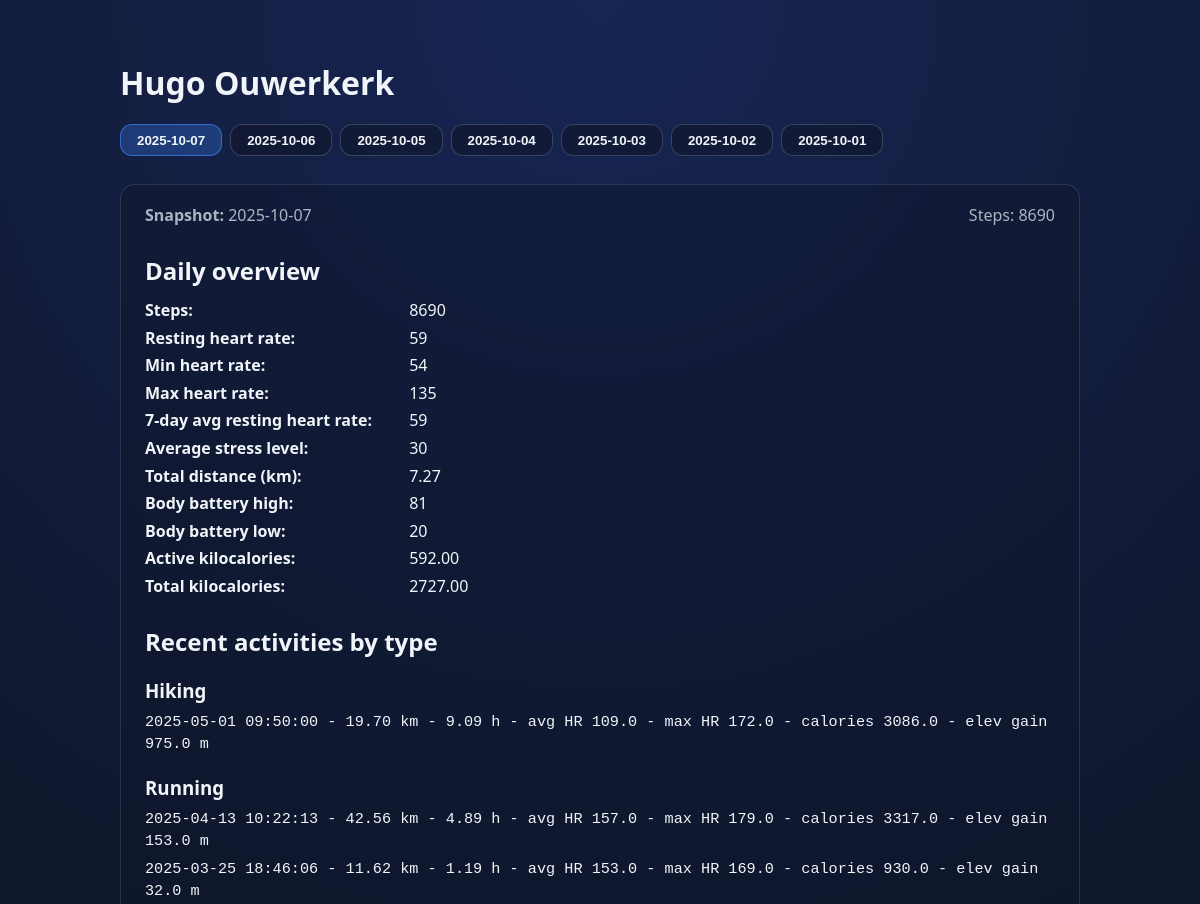
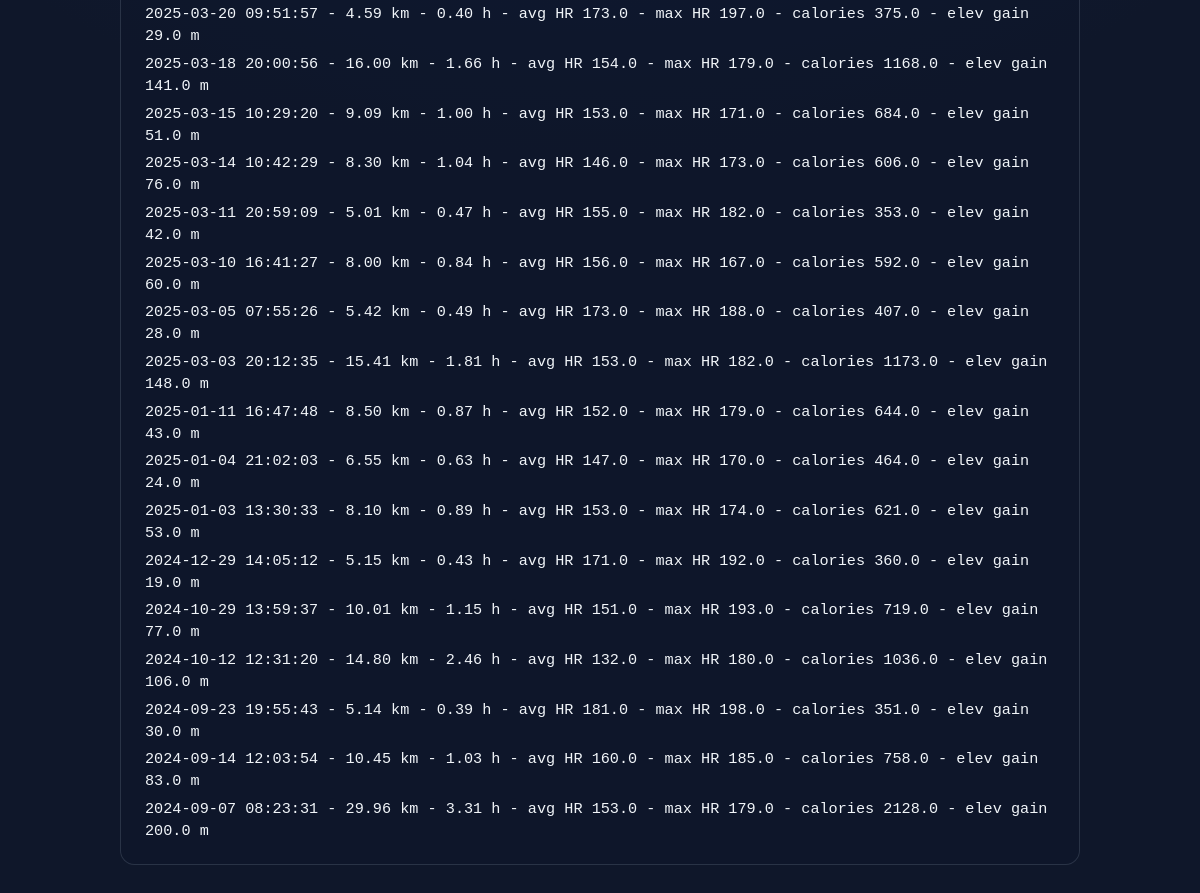
The page / on the database its author committed (2 pictures, top to bottom).
### tables this page shows
CREATE TABLE daily_snapshots (
                id INTEGER PRIMARY KEY AUTOINCREMENT,
                snapshot_date TEXT NOT NULL,
                payload JSON NOT NULL,
                created_at TIMESTAMP DEFAULT CURRENT_TIMESTAMP
            );

### app.py (the view, shortened to what this page needs)
    @app.get("/")
    def index() -> str:
        rows = fetch_snapshots()
        snapshots = []
        for row in rows:
            try:
                payload = json.loads(row["payload"])
            except (TypeError, json.JSONDecodeError):
                continue
            snapshots.append(
                {
                    "snapshot_date": row["snapshot_date"],
                    "full_name": payload.get("full_name", "Activetrack"),
                    "daily_metrics": payload.get("daily_metrics", []),
                    "activity_groups": payload.get("activity_groups", {}),
                }
            )
        if snapshots:
            latest = snapshots[0]
            return render_template(
                "index.html",
                full_name=latest["full_name"],
                daily_metrics=latest["daily_metrics"],
                activity_groups=latest["activity_groups"],
                error_message=None,
                snapshots=snapshots,
            )

### activetrack/db.py (called while the page is built)
def get_connection() -> sqlite3.Connection:
    DB_PATH.parent.mkdir(parents=True, exist_ok=True)
    connection = sqlite3.connect(DB_PATH)
    connection.row_factory = sqlite3.Row
    return connection

@contextmanager
def db_session() -> Iterator[sqlite3.Connection]:
    connection = get_connection()
    try:
        yield connection
        connection.commit()
    finally:
        connection.close()

def fetch_snapshots(limit: int | None = None) -> list[sqlite3.Row]:
    query = (
        "SELECT snapshot_date, payload FROM daily_snapshots "
        "ORDER BY snapshot_date DESC"
    )
    if limit is not None:
        query += " LIMIT ?"
    with db_session() as connection:
        return connection.execute(query, (limit,) if limit is not None else ()).fetchall()

### templates/index.html (shortened to what this page needs)
<!doctype html>
<html lang="en">
  <head>
  </head>
  <body>
    <main>
      <h1>{{ full_name }}</h1>
      {% if snapshots %}
        <div class="tabs" role="tablist" aria-label="Snapshot history">
          {% for snapshot in snapshots %}
            <button
              class="tab-button"
              role="tab"
              aria-selected="{{ loop.first }}"
              data-index="{{ loop.index0 }}"
            >
              {{ snapshot.snapshot_date }}
            </button>
          {% endfor %}
        </div>
      {% endif %}
      {% if error_message %}
        <p>{{ error_message }}</p>
      {% elif snapshots %}
        <div class="snapshot-panels">
          {% for snapshot in snapshots %}
            <section
              class="snapshot-panel"
              data-index="{{ loop.index0 }}"
            >
              <div class="snapshot-meta">
                <span><strong>Snapshot:</strong> {{ snapshot.snapshot_date }}</span>
                <span>
                  Steps: {{ snapshot.daily_metrics[0][1] if snapshot.daily_metrics else 'n/a' }}
                </span>
              </div>
              <div>
                <h2>Daily overview</h2>
                <ul>
                  {% for label, value in snapshot.daily_metrics %}
                    <li>
                      <span class="metric-label">{{ label }}:</span>
                      {% if value is none %}
                        not available
                      {% elif value is float %}
                        {{ '%.2f'|format(value) }}
                      {% else %}
                        {{ value }}
                      {% endif %}
                    </li>
                  {% endfor %}
                </ul>
              </div>
              <div>
                <h2>Recent activities by type</h2>
                {% if snapshot.activity_groups %}
                  {% for activity_type, activities in snapshot.activity_groups.items() %}
                    <h3 class="activity-type">{{ activity_type }}</h3>
                    <ul>
                      {% for activity in activities %}
                        <li class="activity-item">
                          {{ activity.start or 'unknown start' }} -
                          {% if activity.distance_km is not none %}
                            {{ '%.2f'|format(activity.distance_km) }} km -
                          {% else %}
                            distance n/a -
                          {% endif %}
                          {% if activity.duration_hours is not none %}
                            {{ '%.2f'|format(activity.duration_hours) }} h -
                          {% else %}
                            duration n/a -
                          {% endif %}
                          avg HR {{ activity.avg_hr if activity.avg_hr is not none else 'n/a' }} -
                          max HR {{ activity.max_hr if activity.max_hr is not none else 'n/a' }} -
                          calories {{ activity.calories if activity.calories is not none else 'n/a' }} -
                          elev gain {{ activity.elevation_gain if activity.elevation_gain is not none else 'n/a' }} m
                        </li>
                      {% endfor %}
                    </ul>
                  {% endfor %}
                {% else %}
                  <p>No activity data available.</p>
                {% endif %}
              </div>
            </section>
          {% endfor %}
        </div>
      {% else %}
        <p>No data available yet. Trigger a sync to get started.</p>
      {% endif %}
    </main>
  </body>
</html>

### templates/index.html (style rules this page uses)
:root { color-scheme: dark; }
body { font-family: system-ui, -apple-system, BlinkMacSystemFont, "Segoe UI", sans-serif; background: radial-gradient(circle at top, #172554, #0f172a 55%); color: #f1f5f9; margin: 0; min-height: 100vh; }
main { max-width: 960px; margin: 0 auto; padding: 2.5rem 2rem 3rem; }
h1 { margin-bottom: 0.25rem; }
h2 { margin: 1.75rem 0 0.75rem; }
h3 { margin: 1.25rem 0 0.5rem; }
ul { list-style: none; padding-left: 0; margin: 0.5rem 0 0; }
li + li { margin-top: 0.35rem; }
.tabs { display: flex; gap: 0.5rem; flex-wrap: wrap; margin: 1.25rem 0 1.75rem; }
.tab-button { background: rgba(15, 23, 42, 0.6); color: inherit; border: 1px solid rgba(148, 163, 184, 0.3); border-radius: 0.75rem; padding: 0.45rem 1rem; cursor: pointer; transition: background 0.2s ease, border-color 0.2s ease; font-weight: 600; }
.tab-button[aria-selected="true"] { background: rgba(59, 130, 246, 0.3); border-color: rgba(59, 130, 246, 0.7); }
.snapshot-panel { background: rgba(15, 23, 42, 0.45); border: 1px solid rgba(148, 163, 184, 0.2); border-radius: 0.9rem; padding: 1.2rem 1.5rem 1.4rem; margin-bottom: 1.5rem; }
.metric-label { min-width: 260px; display: inline-block; font-weight: 600; }
.activity-type { text-transform: capitalize; }
.activity-item { font-family: "JetBrains Mono", "Fira Code", monospace; font-size: 0.95rem; line-height: 1.45; }
.snapshot-meta { display: flex; justify-content: space-between; align-items: baseline; margin-bottom: 1rem; color: rgba(226, 232, 240, 0.75); }

### rows shown on the page
daily_snapshots: snapshot_date "2025-10-07", daily_metrics "8690", daily_metrics "Steps" "Resting heart rate" "Min heart rate" "Max heart rate" "7-day avg resting heart rate" "Average stress level" "Total distance (km)" "Body battery high" "Body battery low" "Active kilocalories" "Total kilocalories", daily_metrics "8690" "59" "54" "135" "59" "30" "81" "20", value "7.27" "592.00" "2727.00", activity_groups "Hiking" "Running", start "2025-05-01 09:50:00" "2025-04-13 10:22:13" "2025-03-25 18:46:06" "2025-03-20 09:51:57" "2025-03-18 20:00:56" "2025-03-15 10:29:20" "2025-03-14 10:42:29" "2025-03-11 20:59:09" "2025-03-10 16:41:27" "2025-03-05 07:55:26" "2025-03-03 20:12:35" "2025-01-11 16:47:48" "2025-01-04 21:02:03" "2025-01-03 13:30:33" "2024-12-29 14:05:12" "2024-10-29 13:59:37" "2024-10-12 12:31:20" "2024-09-23 19:55:43" "2024-09-14 12:03:54" "2024-09-07 08:23:31", distance_km "19.70" "42.56" "11.62" "4.59" "16.00" "9.09" "8.30" "5.01" "8.00" "5.42" "15.41" "8.50" "6.55" "8.10" "5.15" "10.01" "14.80" "5.14" "10.45" "29.96", duration_hours "9.09" "4.89" "1.19" "0.40" "1.66" "1.00" "1.04" "0.47" "0.84" "0.49" "1.81" "0.87" "0.63" "0.89" "0.43" "1.15" "2.46" "0.39" "1.03" "3.31", avg_hr "109.0" "157.0" "153.0" "173.0" "154.0" "153.0" "146.0" "155.0" "156.0" "173.0" "153.0" "152.0" "147.0" "153.0" "171.0" "151.0" "132.0" "181.0" "160.0" "153.0", max_hr "172.0" "179.0" "169.0" "197.0" "179.0" "171.0" "173.0" "182.0" "167.0" "188.0" "182.0" "179.0" "170.0" "174.0" "192.0" "193.0" "180.0" "198.0" "185.0" "179.0", calories "3086.0" "3317.0" "930.0" "375.0" "1168.0" "684.0" "606.0" "353.0" "592.0" "407.0" "1173.0" "644.0" "464.0" "621.0" "360.0" "719.0" "1036.0" "351.0" "758.0" "2128.0", elevation_gain "975.0" "153.0" "32.0" "29.0" "141.0" "51.0" "76.0" "42.0" "60.0" "28.0" "148.0" "43.0" "24.0" "53.0" "19.0" "77.0" "106.0" "30.0" "83.0" "200.0"
daily_snapshots: snapshot_date "2025-10-06"
daily_snapshots: snapshot_date "2025-10-05"
daily_snapshots: snapshot_date "2025-10-04"
daily_snapshots: snapshot_date "2025-10-03"
daily_snapshots: snapshot_date "2025-10-02"
daily_snapshots: snapshot_date "2025-10-01"

### other values the page prints
{{ full_name }} "Hugo Ouwerkerk"
